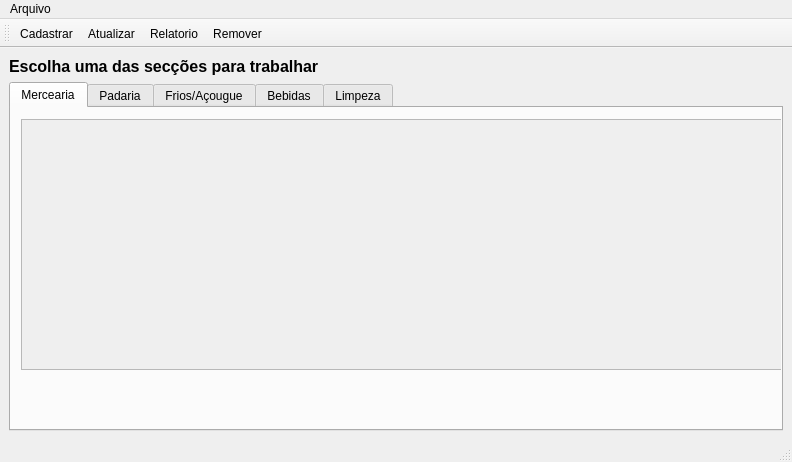
<?xml version="1.0" encoding="UTF-8"?>
<ui version="4.0">
 <class>Menu</class>
 <widget class="QMainWindow" name="Menu">
  <property name="geometry">
   <rect>
    <x>0</x>
    <y>0</y>
    <width>792</width>
    <height>462</height>
   </rect>
  </property>
  <property name="windowTitle">
   <string>Mercearia</string>
  </property>
  <widget class="QWidget" name="centralwidget">
   <layout class="QVBoxLayout" name="verticalLayout">
    <item>
     <widget class="QLabel" name="label">
      <property name="font">
       <font>
        <pointsize>12</pointsize>
        <weight>75</weight>
        <bold>true</bold>
       </font>
      </property>
      <property name="text">
       <string>Escolha uma das secções para trabalhar</string>
      </property>
     </widget>
    </item>
    <item>
     <widget class="QTabWidget" name="tabWidget">
      <property name="currentIndex">
       <number>0</number>
      </property>
      <widget class="QWidget" name="tab">
       <attribute name="title">
        <string>Mercearia</string>
       </attribute>
       <widget class="QTableWidget" name="TABELA_MERC">
        <property name="enabled">
         <bool>false</bool>
        </property>
        <property name="geometry">
         <rect>
          <x>10</x>
          <y>11</y>
          <width>900</width>
          <height>251</height>
         </rect>
        </property>
        <property name="minimumSize">
         <size>
          <width>900</width>
          <height>100</height>
         </size>
        </property>
       </widget>
      </widget>
      <widget class="QWidget" name="tab_2">
       <attribute name="title">
        <string>Padaria</string>
       </attribute>
      </widget>
      <widget class="QWidget" name="tab_3">
       <attribute name="title">
        <string>Frios/Açougue</string>
       </attribute>
      </widget>
      <widget class="QWidget" name="tab_4">
       <attribute name="title">
        <string>Bebidas</string>
       </attribute>
      </widget>
      <widget class="QWidget" name="tab_5">
       <attribute name="title">
        <string>Limpeza</string>
       </attribute>
      </widget>
     </widget>
    </item>
   </layout>
  </widget>
  <widget class="QStatusBar" name="statusbar">
   <property name="enabled">
    <bool>true</bool>
   </property>
  </widget>
  <widget class="QToolBar" name="toolBar">
   <property name="windowTitle">
    <string>toolBar</string>
   </property>
   <attribute name="toolBarArea">
    <enum>TopToolBarArea</enum>
   </attribute>
   <attribute name="toolBarBreak">
    <bool>false</bool>
   </attribute>
   <addaction name="actionbtn_cadastrar"/>
   <addaction name="actionbtn_atualizar"/>
   <addaction name="actionbtn_relatorio"/>
   <addaction name="actionbtn_remover"/>
  </widget>
  <widget class="QMenuBar" name="menuBar">
   <property name="geometry">
    <rect>
     <x>0</x>
     <y>0</y>
     <width>792</width>
     <height>20</height>
    </rect>
   </property>
   <widget class="QMenu" name="menuArquivo">
    <property name="title">
     <string>Arquivo</string>
    </property>
    <addaction name="actionbtn_cadastrar"/>
    <addaction name="actionbtn_atualizar"/>
    <addaction name="actionbtn_relatorio"/>
    <addaction name="actionbtn_remover"/>
   </widget>
   <addaction name="menuArquivo"/>
  </widget>
  <action name="actionbtn_cadastrar">
   <property name="icon">
    <iconset resource="arquivos.qrc">
     <normaloff>:/imagens/Imagens/adicionar.png</normaloff>:/imagens/Imagens/adicionar.png</iconset>
   </property>
   <property name="text">
    <string>Cadastrar</string>
   </property>
  </action>
  <action name="actionbtn_atualizar">
   <property name="icon">
    <iconset resource="arquivos.qrc">
     <normaloff>:/imagens/Imagens/recarregar.png</normaloff>:/imagens/Imagens/recarregar.png</iconset>
   </property>
   <property name="text">
    <string>Atualizar</string>
   </property>
  </action>
  <action name="actionbtn_relatorio">
   <property name="icon">
    <iconset resource="arquivos.qrc">
     <normaloff>:/imagens/Imagens/relatorio.png</normaloff>:/imagens/Imagens/relatorio.png</iconset>
   </property>
   <property name="text">
    <string>Relatorio</string>
   </property>
  </action>
  <action name="actionbtn_remover">
   <property name="icon">
    <iconset resource="arquivos.qrc">
     <normaloff>:/imagens/Imagens/lixeira.png</normaloff>:/imagens/Imagens/lixeira.png</iconset>
   </property>
   <property name="text">
    <string>Remover</string>
   </property>
  </action>
 </widget>
 <resources>
  <include location="arquivos.qrc"/>
 </resources>
 <connections/>
</ui>
